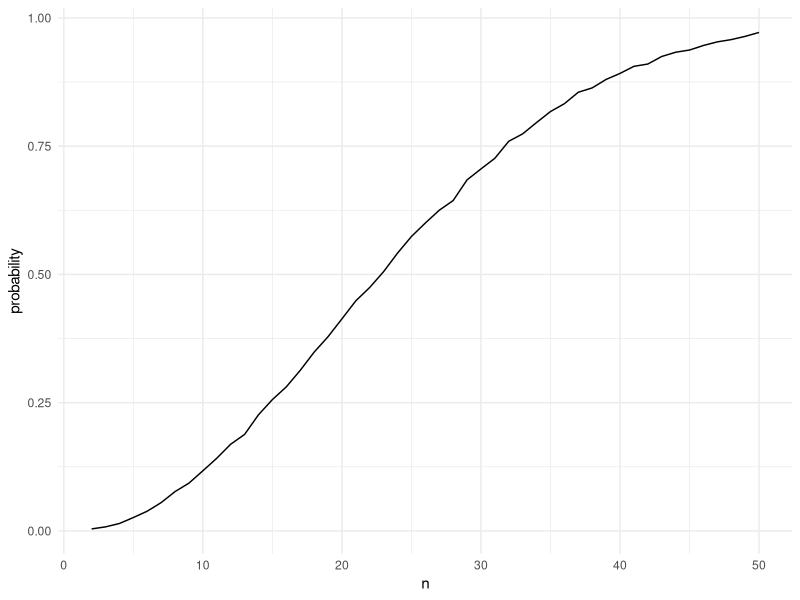

The R script that drew this image:
## ---- chunk 1
library(tidyverse)

theme_set(theme_minimal() + 
  theme(plot.title = element_text(hjust = 0.5)))

options(
  ggplot2.continuous.colour = "viridis",
  ggplot2.continuous.fill = "viridis"
)
## ---- chunk 2
sim_birthday = function(n) {

  birthdays = sample(1:365, size = n, replace = TRUE)
  duplicate = length(unique(birthdays)) < n
  
  return(duplicate)
  
}
## ---- chunk 3
sim_birthday_results = 
  expand_grid(n = 2:50,
              iter = 1:10000) |> 
  mutate(birthday_result = map_lgl(n, sim_birthday)) |> 
  group_by(n) |> 
  summarize(probability = mean(birthday_result))
## ---- chunk 4
sim_birthday_results |> 
  ggplot(aes(x = n, y = probability)) + 
  geom_line()
